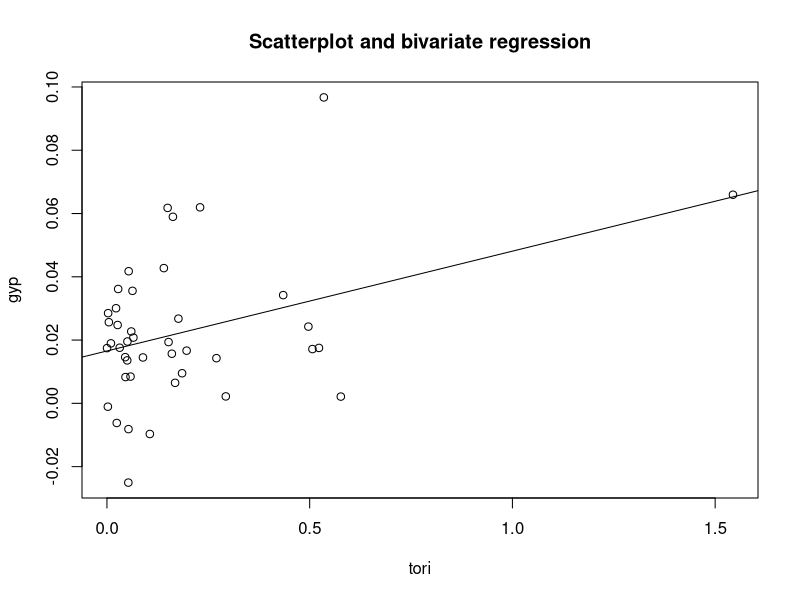
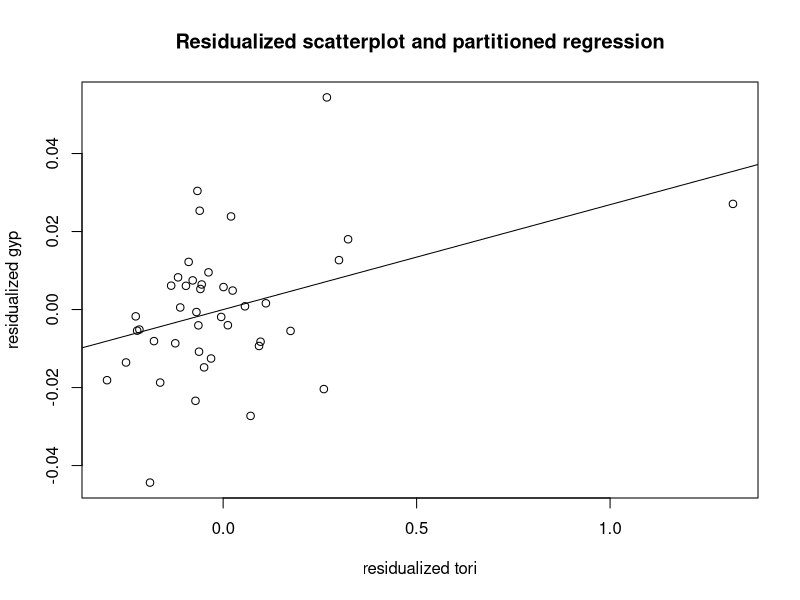

These charts were generated, in order, by the following R code:
## ZAP
## Based on Zhu, Ash, and Pollin (2006) https://doi.org/10.1080/0269217032000148645
## Frisch Waugh Lovell partitioned regression model
library(tidyverse)
library(haven)
andong <- read_dta("sbegnew.dta")

## Clean by deleting observations with any missing data
andong <-subset(andong, !is.na(gyp) & !is.na(tori))

## attach() is bad form but makes it easier to access variables.
## Challenge: rewrite with good tidyverse syntax
attach(andong)

frisch_waugh_lovell <- function(df, y, x, control) {
    ## Frisch Waugh Lovell Partitioned Regression
    ## Shih-Yen Pan & Michael Ash (2021)
    ## df is the dataframe, y is the dependent variable, x is the key independent variable
    ## control is a list of control variables
    control <- (paste(control, collapse = " + ") )

    ## Bivariate regression for comparison
    reg_bi <- as.formula(paste(y, " ~ ", x))
    print("Bivariate Regression")
    print(summary(lm_bi <- lm(reg_bi, df)))

    ## Multivariate regression for comparison
    reg_mvr <- as.formula(paste(y, " ~ ", x, " + ", control))
    print("Multivariate Regression")
    print(summary(lm_mvr <- lm(reg_mvr, df)))

    ## residualize y on the control variables
    reg_ycontrol <- as.formula(paste(y, " ~ ", control))
    u_y <- resid(lm(reg_ycontrol, df))

    ## residualize x on the control variables
    reg_xcontrol <- as.formula(paste(x, " ~ ", control))
    u_x <- resid(lm(reg_xcontrol, df))

    ## Frisch-Waugh-Lovell regression
    lm_u <- lm(u_y ~ 0 + u_x)
    print("Partitioned Regression")
    print(summary(lm_u))
    
    plot(df[[x]],df[[y]], main="Scatterplot and bivariate regression", xlab=x, ylab=y)
    abline(lm_bi)
    dev.new()
    plot(u_x,u_y, main="Residualized scatterplot and partitioned regression", xlab=paste("residualized", x ), ylab= paste("residualized", y))
    abline(lm_u)
}

## list of control variables
mycontrols <- c("lrgdp", "lsec", "revcoup", "govi", "pii", "bmpi", "bpyi")

frisch_waugh_lovell(andong, "gyp", "tori", mycontrols)







## ggplot(andong, aes(y=gyp, x=tori)) + geom_point() + geom_text(label=name) + geom_smooth(method="lm")
## ggplot(data.frame(toriu,gypu,name), aes(x=toriu, y=gypu) ) + geom_point() + geom_text(label=name) + geom_smooth(method="lm")

## Not implemented: test omitting outliers
## plot(toriu,gypu)
## text(toriu,gypu,name)
## print("Left-click each country to omit; right-click when done.")
## omit <- identify(toriu,gypu,plot=FALSE)
## name[omit]
## except <- andong[-omit]

